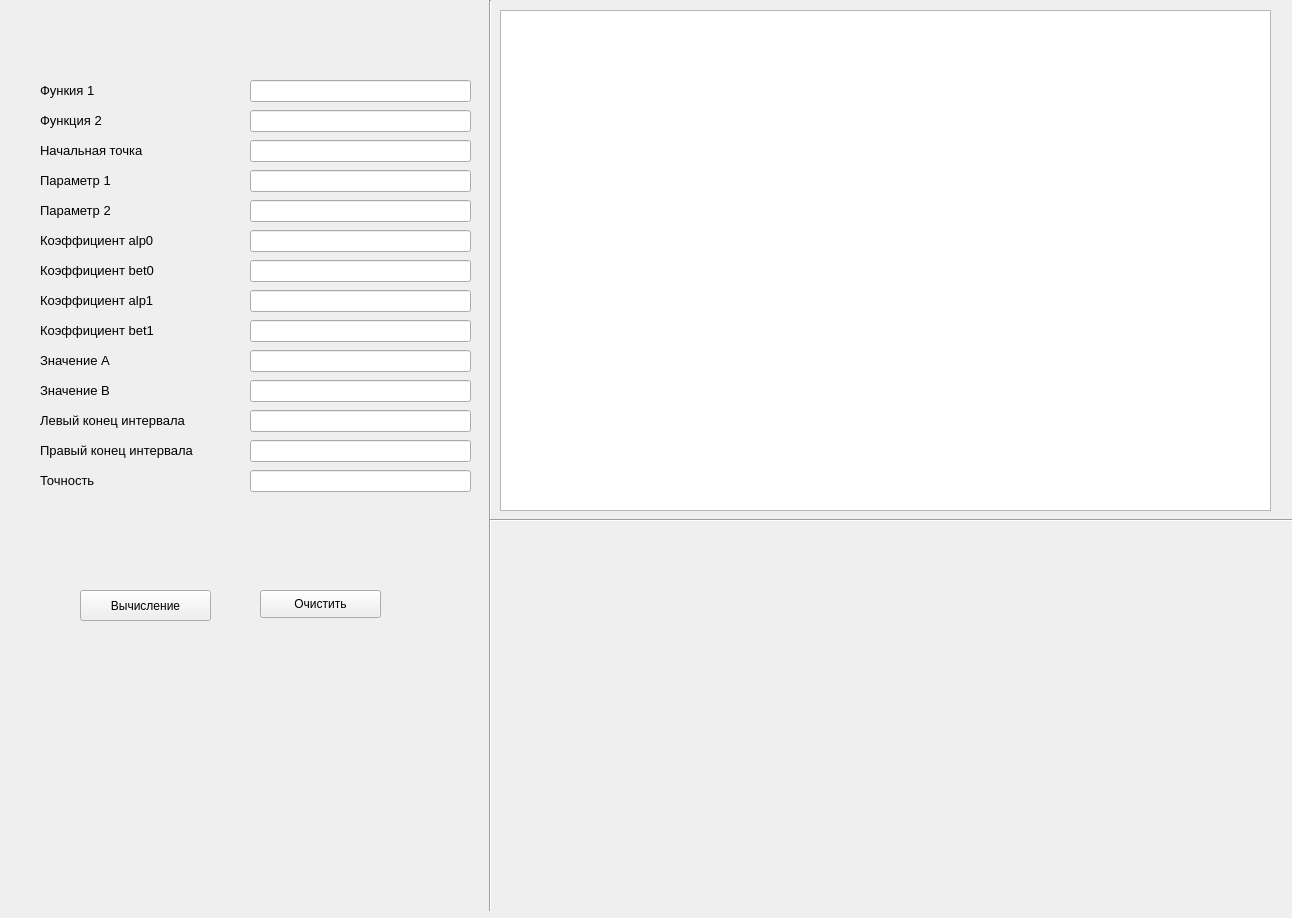
<?xml version="1.0" encoding="UTF-8"?>
<ui version="4.0">
 <class>Form</class>
 <widget class="QWidget" name="Form">
  <property name="geometry">
   <rect>
    <x>0</x>
    <y>0</y>
    <width>1292</width>
    <height>918</height>
   </rect>
  </property>
  <property name="windowTitle">
   <string>Form</string>
  </property>
  <widget class="QLabel" name="func1">
   <property name="geometry">
    <rect>
     <x>40</x>
     <y>80</y>
     <width>111</width>
     <height>21</height>
    </rect>
   </property>
   <property name="font">
    <font>
     <pointsize>10</pointsize>
    </font>
   </property>
   <property name="text">
    <string>Функия 1</string>
   </property>
  </widget>
  <widget class="QLabel" name="func2">
   <property name="geometry">
    <rect>
     <x>40</x>
     <y>110</y>
     <width>111</width>
     <height>21</height>
    </rect>
   </property>
   <property name="font">
    <font>
     <pointsize>10</pointsize>
    </font>
   </property>
   <property name="text">
    <string>Функция 2</string>
   </property>
  </widget>
  <widget class="QLabel" name="x0">
   <property name="geometry">
    <rect>
     <x>40</x>
     <y>140</y>
     <width>151</width>
     <height>21</height>
    </rect>
   </property>
   <property name="font">
    <font>
     <pointsize>10</pointsize>
    </font>
   </property>
   <property name="text">
    <string>Начальная точка</string>
   </property>
  </widget>
  <widget class="QLabel" name="nu1">
   <property name="geometry">
    <rect>
     <x>40</x>
     <y>170</y>
     <width>121</width>
     <height>21</height>
    </rect>
   </property>
   <property name="font">
    <font>
     <pointsize>10</pointsize>
    </font>
   </property>
   <property name="text">
    <string>Параметр 1</string>
   </property>
  </widget>
  <widget class="QLabel" name="a0">
   <property name="geometry">
    <rect>
     <x>40</x>
     <y>230</y>
     <width>171</width>
     <height>21</height>
    </rect>
   </property>
   <property name="font">
    <font>
     <pointsize>10</pointsize>
    </font>
   </property>
   <property name="text">
    <string>Коэффициент alp0</string>
   </property>
  </widget>
  <widget class="QLabel" name="b0">
   <property name="geometry">
    <rect>
     <x>40</x>
     <y>260</y>
     <width>161</width>
     <height>21</height>
    </rect>
   </property>
   <property name="font">
    <font>
     <pointsize>10</pointsize>
    </font>
   </property>
   <property name="text">
    <string>Коэффициент bet0</string>
   </property>
  </widget>
  <widget class="Line" name="line">
   <property name="geometry">
    <rect>
     <x>480</x>
     <y>0</y>
     <width>20</width>
     <height>911</height>
    </rect>
   </property>
   <property name="orientation">
    <enum>Qt::Vertical</enum>
   </property>
  </widget>
  <widget class="Line" name="line_3">
   <property name="geometry">
    <rect>
     <x>490</x>
     <y>510</y>
     <width>821</width>
     <height>20</height>
    </rect>
   </property>
   <property name="orientation">
    <enum>Qt::Horizontal</enum>
   </property>
  </widget>
  <widget class="QGraphicsView" name="graphicsView">
   <property name="geometry">
    <rect>
     <x>500</x>
     <y>10</y>
     <width>771</width>
     <height>501</height>
    </rect>
   </property>
  </widget>
  <widget class="QPushButton" name="set_values">
   <property name="geometry">
    <rect>
     <x>80</x>
     <y>590</y>
     <width>131</width>
     <height>31</height>
    </rect>
   </property>
   <property name="text">
    <string>Вычисление</string>
   </property>
  </widget>
  <widget class="QPushButton" name="clear_">
   <property name="geometry">
    <rect>
     <x>260</x>
     <y>590</y>
     <width>121</width>
     <height>28</height>
    </rect>
   </property>
   <property name="text">
    <string>Очистить</string>
   </property>
  </widget>
  <widget class="QLabel" name="a1">
   <property name="geometry">
    <rect>
     <x>40</x>
     <y>290</y>
     <width>171</width>
     <height>21</height>
    </rect>
   </property>
   <property name="font">
    <font>
     <pointsize>10</pointsize>
    </font>
   </property>
   <property name="text">
    <string>Коэффициент alp1</string>
   </property>
  </widget>
  <widget class="QLabel" name="b1_2">
   <property name="geometry">
    <rect>
     <x>40</x>
     <y>320</y>
     <width>161</width>
     <height>21</height>
    </rect>
   </property>
   <property name="font">
    <font>
     <pointsize>10</pointsize>
    </font>
   </property>
   <property name="text">
    <string>Коэффициент bet1</string>
   </property>
  </widget>
  <widget class="QLabel" name="req">
   <property name="geometry">
    <rect>
     <x>500</x>
     <y>560</y>
     <width>761</width>
     <height>311</height>
    </rect>
   </property>
   <property name="text">
    <string/>
   </property>
  </widget>
  <widget class="QLabel" name="nu2">
   <property name="geometry">
    <rect>
     <x>40</x>
     <y>200</y>
     <width>121</width>
     <height>21</height>
    </rect>
   </property>
   <property name="font">
    <font>
     <pointsize>10</pointsize>
    </font>
   </property>
   <property name="text">
    <string>Параметр 2</string>
   </property>
  </widget>
  <widget class="QLabel" name="B0">
   <property name="geometry">
    <rect>
     <x>40</x>
     <y>380</y>
     <width>161</width>
     <height>21</height>
    </rect>
   </property>
   <property name="font">
    <font>
     <pointsize>10</pointsize>
    </font>
   </property>
   <property name="text">
    <string>Значение B</string>
   </property>
  </widget>
  <widget class="QLabel" name="A0">
   <property name="geometry">
    <rect>
     <x>40</x>
     <y>350</y>
     <width>171</width>
     <height>21</height>
    </rect>
   </property>
   <property name="font">
    <font>
     <pointsize>10</pointsize>
    </font>
   </property>
   <property name="text">
    <string>Значение А</string>
   </property>
  </widget>
  <widget class="QLineEdit" name="alp0_input">
   <property name="geometry">
    <rect>
     <x>250</x>
     <y>230</y>
     <width>221</width>
     <height>22</height>
    </rect>
   </property>
  </widget>
  <widget class="QLineEdit" name="bet0_input">
   <property name="geometry">
    <rect>
     <x>250</x>
     <y>260</y>
     <width>221</width>
     <height>22</height>
    </rect>
   </property>
  </widget>
  <widget class="QLineEdit" name="bet1_input">
   <property name="geometry">
    <rect>
     <x>250</x>
     <y>320</y>
     <width>221</width>
     <height>22</height>
    </rect>
   </property>
  </widget>
  <widget class="QLineEdit" name="x0_input">
   <property name="geometry">
    <rect>
     <x>250</x>
     <y>140</y>
     <width>221</width>
     <height>22</height>
    </rect>
   </property>
  </widget>
  <widget class="QLineEdit" name="B_input">
   <property name="geometry">
    <rect>
     <x>250</x>
     <y>380</y>
     <width>221</width>
     <height>22</height>
    </rect>
   </property>
  </widget>
  <widget class="QLineEdit" name="f2_input">
   <property name="geometry">
    <rect>
     <x>250</x>
     <y>110</y>
     <width>221</width>
     <height>22</height>
    </rect>
   </property>
  </widget>
  <widget class="QLineEdit" name="alp1_input">
   <property name="geometry">
    <rect>
     <x>250</x>
     <y>290</y>
     <width>221</width>
     <height>22</height>
    </rect>
   </property>
  </widget>
  <widget class="QLineEdit" name="nu2_input">
   <property name="geometry">
    <rect>
     <x>250</x>
     <y>200</y>
     <width>221</width>
     <height>22</height>
    </rect>
   </property>
  </widget>
  <widget class="QLineEdit" name="f1_input">
   <property name="geometry">
    <rect>
     <x>250</x>
     <y>80</y>
     <width>221</width>
     <height>22</height>
    </rect>
   </property>
  </widget>
  <widget class="QLineEdit" name="A_input">
   <property name="geometry">
    <rect>
     <x>250</x>
     <y>350</y>
     <width>221</width>
     <height>22</height>
    </rect>
   </property>
  </widget>
  <widget class="QLineEdit" name="nu1_input">
   <property name="geometry">
    <rect>
     <x>250</x>
     <y>170</y>
     <width>221</width>
     <height>22</height>
    </rect>
   </property>
  </widget>
  <widget class="QLineEdit" name="a_input">
   <property name="geometry">
    <rect>
     <x>250</x>
     <y>410</y>
     <width>221</width>
     <height>22</height>
    </rect>
   </property>
  </widget>
  <widget class="QLineEdit" name="b_input">
   <property name="geometry">
    <rect>
     <x>250</x>
     <y>440</y>
     <width>221</width>
     <height>22</height>
    </rect>
   </property>
  </widget>
  <widget class="QLabel" name="l_gr">
   <property name="geometry">
    <rect>
     <x>40</x>
     <y>410</y>
     <width>201</width>
     <height>21</height>
    </rect>
   </property>
   <property name="font">
    <font>
     <pointsize>10</pointsize>
    </font>
   </property>
   <property name="text">
    <string>Левый конец интервала</string>
   </property>
  </widget>
  <widget class="QLabel" name="r_gr">
   <property name="geometry">
    <rect>
     <x>40</x>
     <y>440</y>
     <width>201</width>
     <height>21</height>
    </rect>
   </property>
   <property name="font">
    <font>
     <pointsize>10</pointsize>
    </font>
   </property>
   <property name="text">
    <string>Правый конец интервала</string>
   </property>
  </widget>
  <widget class="QLabel" name="accuar">
   <property name="geometry">
    <rect>
     <x>40</x>
     <y>470</y>
     <width>201</width>
     <height>21</height>
    </rect>
   </property>
   <property name="font">
    <font>
     <pointsize>10</pointsize>
    </font>
   </property>
   <property name="text">
    <string>Точность</string>
   </property>
  </widget>
  <widget class="QLineEdit" name="accur_input">
   <property name="geometry">
    <rect>
     <x>250</x>
     <y>470</y>
     <width>221</width>
     <height>22</height>
    </rect>
   </property>
   <property name="inputMask">
    <string/>
   </property>
   <property name="text">
    <string/>
   </property>
   <property name="maxLength">
    <number>32767</number>
   </property>
  </widget>
 </widget>
 <resources/>
 <connections/>
</ui>
